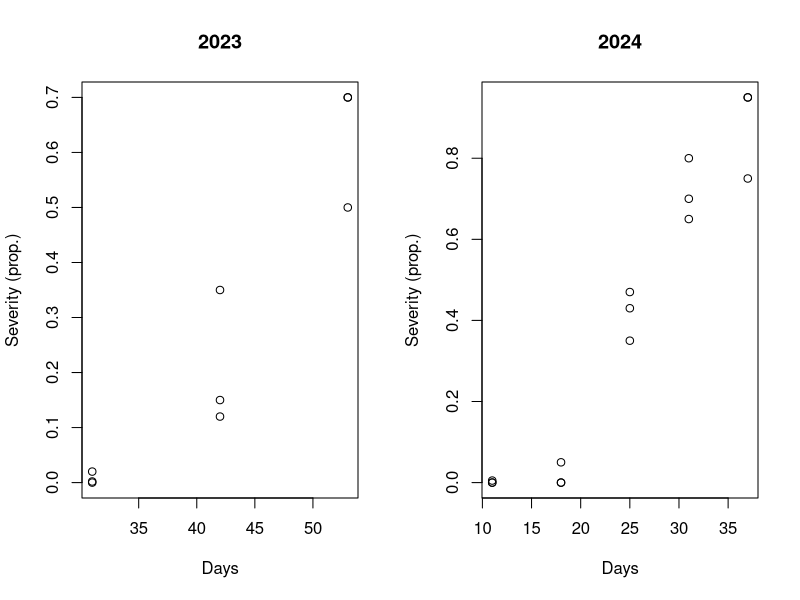
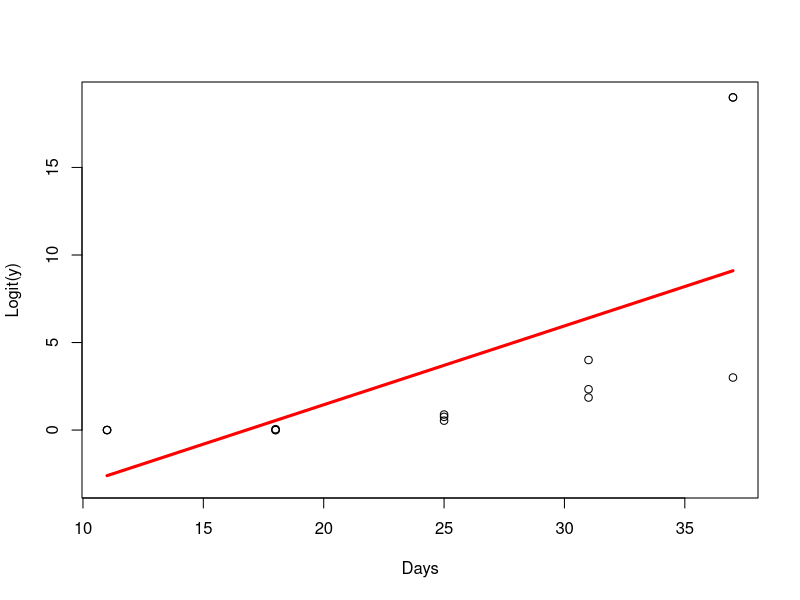
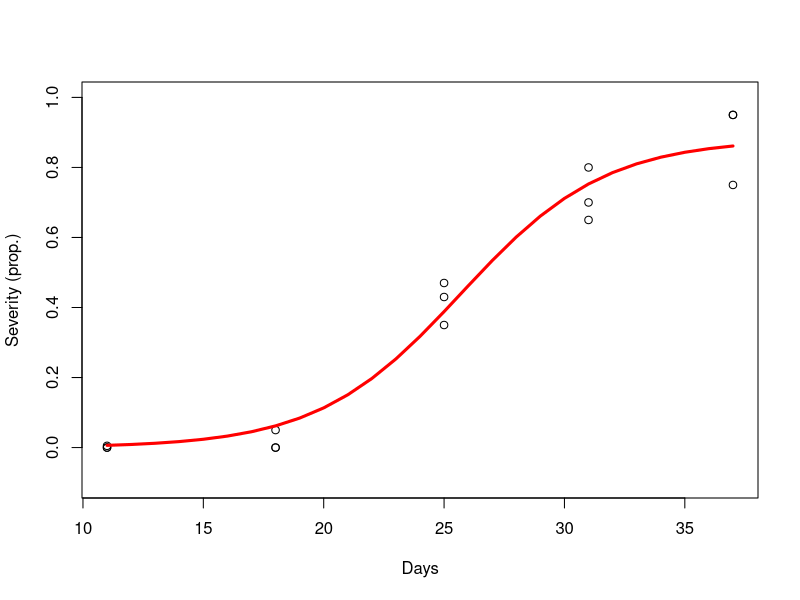
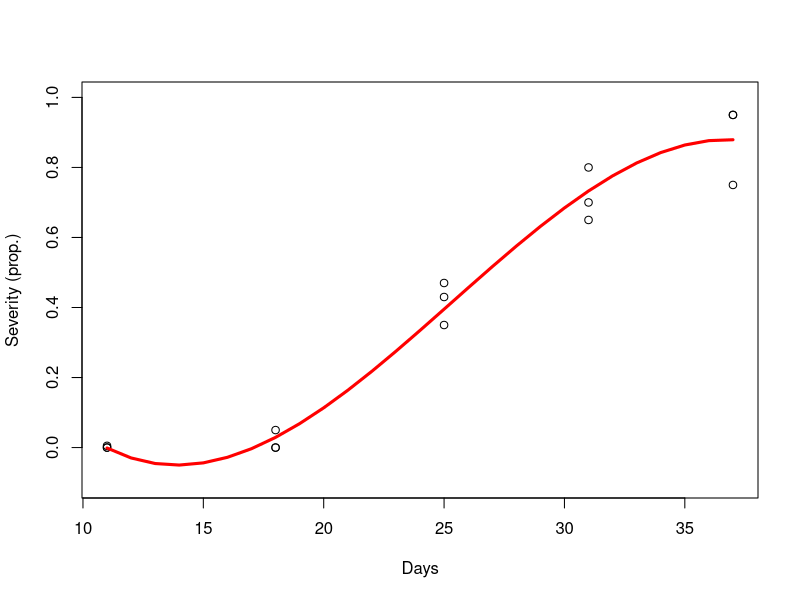
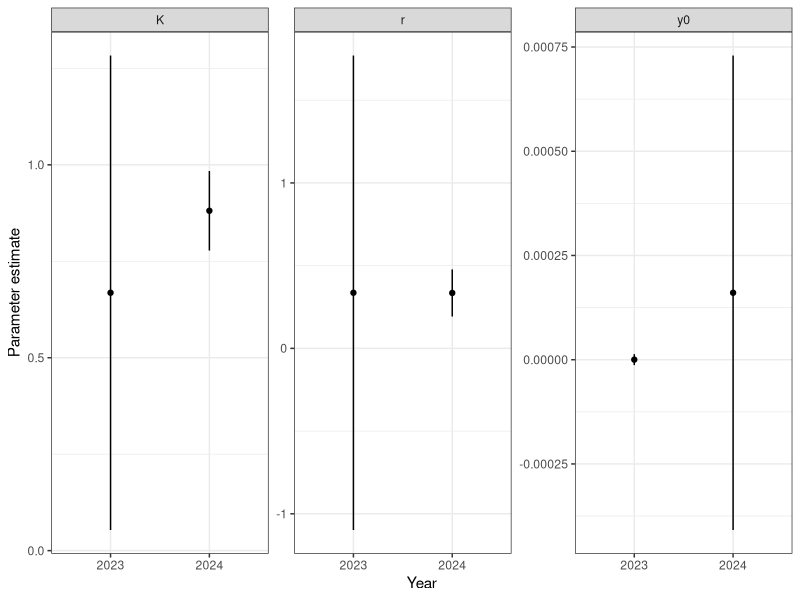
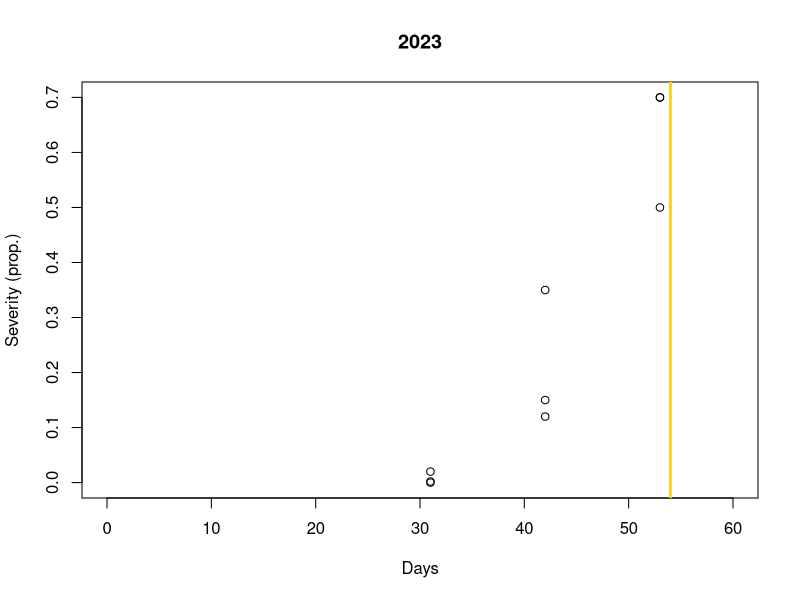
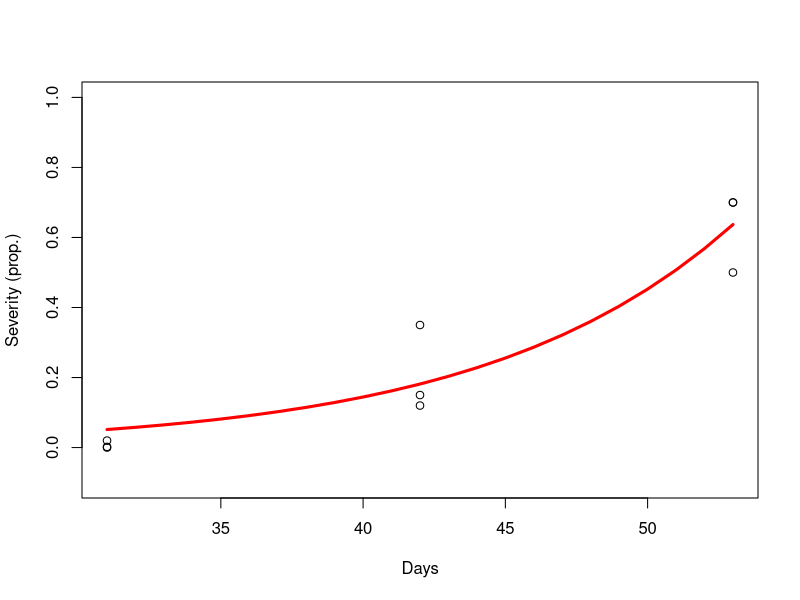
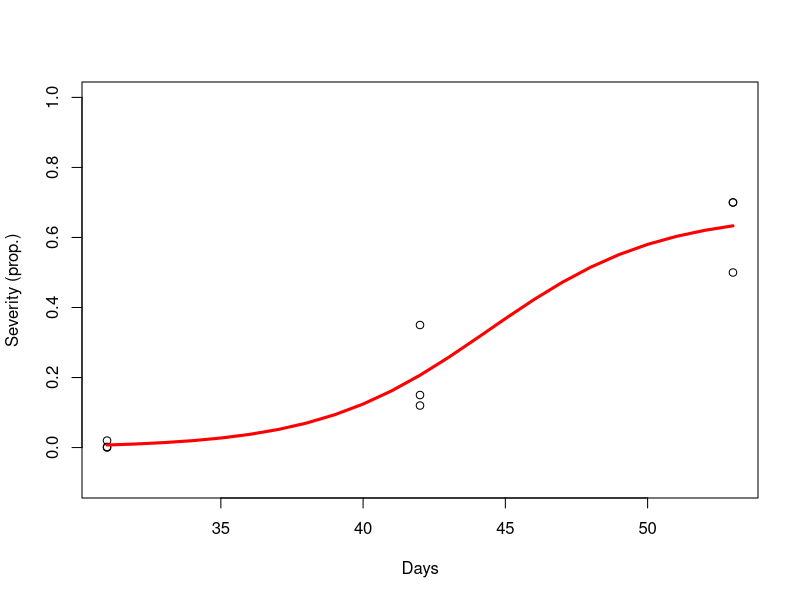

Source code (R) for these figures, in order:
## ---- chunk 1
df <- read.csv("nonlin.csv")
df$p_sev <- df$severity/100
df_a <- df[which(df$var == "a"),]

par(mfrow = c(1, 2))

plot(df_a$time[df_a$year == 2023], df_a$p_sev[df_a$year == 2023], main = "2023", xlab = "Days", ylab = "Severity (prop.)")

plot(df_a$time[df_a$year == 2024], df_a$p_sev[df_a$year == 2024], main = "2024", xlab = "Days", ylab = "Severity (prop.)")

par(mfrow = c(1, 1))
## ---- chunk 2
# Data 2024 variety a
a_24 <- df_a[which(df_a$year == 2024),]

# Logit transformation
a_24$l_sev <- a_24$p_sev/(1-a_24$p_sev) # Logit

# Fit the model
m1 <- lm(l_sev ~ time, data = a_24)

# Make predictions
m1_pred <- data.frame(
  time = seq(min(a_24$time), max(a_24$time), by = 1)
)
m1_pred$pred <- predict(m1, newdata = m1_pred)

# Plot predictions
plot(a_24$time, a_24$l_sev, ylab = "Logit(y)", xlab = "Days", ylim = c(-3, 19))
lines(m1_pred$time, m1_pred$pred, lwd = 3, col = "red")
## ---- chunk 3
# Fit the model
m2 <- nls(p_sev ~ K/(1 + ((K-y0)/y0)*exp(-r*time)), data = a_24, start = list(K = 0.7, y0 = 0.001, r = 0.2))

# Make predictions
m2_pred <- data.frame(
  time = seq(min(a_24$time), max(a_24$time), by = 1))

m2_pred$pred <- predict(m2, newdata = m2_pred)

# Plot predictions
plot(a_24$time, a_24$p_sev, ylab = "Severity (prop.)", xlab = "Days", ylim = c(-0.1, 1))
lines(m2_pred$time, m2_pred$pred, lwd = 3, col = "red")
## ---- chunk 4
# Fit the model
m3 <- lm(p_sev ~ poly(time, degree = 3), data = a_24)

# Make predictions
m3_pred <- data.frame(
  time = seq(min(a_24$time), max(a_24$time), by = 1))

m3_pred$pred <- predict(m3, newdata = m3_pred)

# Plot predictions
plot(a_24$time, a_24$p_sev, ylab = "Severity (prop.)", xlab = "Days", ylim = c(-0.1, 1))
lines(m3_pred$time, m3_pred$pred, lwd = 3, col = "red")
## ---- chunk 5
round(coef(m2)[3], 4)
## ---- chunk 6
library(ggplot2)
a_23 <- df_a[which(df_a$year == 2023),]

fit23 <- nls(p_sev ~ K/(1 + ((K-y0)/y0)*exp(-r*time)), data = a_23, start = list(K = 0.7, y0 = 0.001, r = 0.2))
fit24 <- nls(p_sev ~ K/(1 + ((K-y0)/y0)*exp(-r*time)), data = a_24, start = list(K = 0.7, y0 = 0.001, r = 0.2))

vc23 <- vcov(fit23)
vc24 <- vcov(fit24)

se23 <- sqrt(diag(vc23))
se24 <- sqrt(diag(vc24))

table_data <- data.frame(
  year = c(rep(2023, 3), rep(2024, 3)),
  par = c(rep(c("K", "y0", "r"), 2)),
  estimate = c(as.numeric(coef(fit23)[1]), as.numeric(coef(fit23)[2]), as.numeric(coef(fit23)[3]), as.numeric(coef(fit24)[1]), as.numeric(coef(fit24)[2]), as.numeric(coef(fit24)[3])),
  
  est_lb = c(as.numeric(coef(fit23)[1])-1.96*se23["K"], as.numeric(coef(fit23)[2])-1.96*se23["y0"], as.numeric(coef(fit23)[3])-1.96*se23["r"], as.numeric(coef(fit24)[1])-1.96*se24["K"], as.numeric(coef(fit24)[2])-1.96*se24["y0"], as.numeric(coef(fit24)[3])-1.96*se24["r"]),
  
  est_ub = c(as.numeric(coef(fit23)[1])+1.96*se23["K"], as.numeric(coef(fit23)[2])+1.96*se23["y0"], as.numeric(coef(fit23)[3])+1.96*se23["r"], as.numeric(coef(fit24)[1])+1.96*se24["K"], as.numeric(coef(fit24)[2])+1.96*se24["y0"], as.numeric(coef(fit24)[3])+1.96*se24["r"])
)

ggplot(table_data, aes(as.factor(year), estimate)) +
  geom_linerange(aes(ymin = est_lb, ymax = est_ub)) +
  geom_point() +
  facet_wrap(~par, scales = "free_y") +
  theme_bw() +
  ylab("Parameter estimate") +
  xlab("Year")
## ---- chunk 7
vcov_m23 <- vcov(fit23)
cor_m23 <- cov2cor(vcov_m23)
cor_m23
## ---- chunk 8
vcov_m24 <- vcov(fit24)
cor_m24 <- cov2cor(vcov_m24)
cor_m24
## ---- chunk 9
plot(df_a$time[df_a$year == 2023], df_a$p_sev[df_a$year == 2023], main = "2023", xlab = "Days", ylab = "Severity (prop.)", xlim = c(0, 60))
abline(v = max(df_a$time[df_a$year == 2023]) + 1, lwd = 3, col = "gold")
## ---- chunk 10
# Data variety a, 2023
a_23 <- df[which(df$var == "a" & df$year == 2023),]

# Fit the model
m4 <- nls(p_sev ~ 100/(1 + ((100-y0)/y0)*exp(-r*time)), data = a_23, start = list(y0 = 0.001, r = 0.2))

# Make predictions
m4_pred <- data.frame(
  time = seq(min(a_23$time), max(a_23$time))
)

m4_pred$pred <- predict(m4, newdata = m4_pred)

# Plot predictions
plot(a_23$time, a_23$p_sev, ylab = "Severity (prop.)", xlab = "Days", ylim = c(-0.1, 1))
lines(m4_pred$time, m4_pred$pred, lwd = 3, col = 'red')
## ---- chunk 11
# Fit the model
m5 <- nls(p_sev ~ K/(1 + ((K-y0)/y0)*exp(-r*time)), data = a_23, start = list(K = 0.7, y0 = 0.001, r = 0.2))

# Make predictions
m5_pred <- data.frame(
  time = seq(min(a_23$time), max(a_23$time))
)

m5_pred$pred <- predict(m5, newdata = m5_pred)

# Plot predictions
plot(a_23$time, a_23$p_sev, ylab = "Severity (prop.)", xlab = "Days", ylim = c(-0.1, 1))
lines(m5_pred$time, m5_pred$pred, lwd = 3, col = 'red')
## ---- chunk 12
vc4 <- vcov(m4)
vc5 <- vcov(m5)

se4 <- sqrt(diag(vc4))
se5 <- sqrt(diag(vc5))

table_data <- data.frame(
  models = c(rep("K = 1", 3), rep("K Est.", 3)),
  par = c(rep(c("K", "y0", "r"), 2)),
  
  estimate = c(1, as.numeric(coef(m4)[1]), as.numeric(coef(m4)[2]), as.numeric(coef(m5)[1]), as.numeric(coef(m5)[2]), as.numeric(coef(m5)[3])),
  
  est_lb = c(1, as.numeric(coef(m4)[1])-1.96*se4["y0"], as.numeric(coef(m4)[2])-1.96*se4["r"], as.numeric(coef(m5)[1])-1.96*se5["K"], as.numeric(coef(m5)[2])-1.96*se5["y0"], as.numeric(coef(m5)[3])-1.96*se5["r"]),
  
  est_ub = c(1, as.numeric(coef(m4)[1])+1.96*se4["y0"], as.numeric(coef(m4)[2])+1.96*se4["r"], as.numeric(coef(m5)[1])+1.96*se5["K"], as.numeric(coef(m5)[2])+1.96*se5["y0"], as.numeric(coef(m5)[3])+1.96*se5["r"])
)

ggplot(table_data, aes(as.factor(models), estimate)) +
  geom_linerange(aes(ymin = est_lb, ymax = est_ub)) +
  geom_point() +
  facet_wrap(~par, scales = "free_y") +
  theme_bw() +
  ylab("Parameter estimate") +
  xlab("Year")
## ---- chunk 13
# Trasnform the data with the logit transformation
a_23$l_sev <- a_23$p_sev/(1-a_23$p_sev)

# Fit the linear model
m6 <- lm(l_sev ~ time, data = a_23)

# Make predictions
m6_pred <- data.frame(
  time = seq(min(a_23$time), max(a_23$time), by = 1)
)

m6_pred$pred <- predict(m6, newdata = m6_pred)

# Plot predictions
plot(a_23$time, a_23$l_sev, ylab = "Logit(y)", xlab = "Days", ylim = c(-1, 3))
lines(m6_pred$time, m6_pred$pred, lwd = 3, col = "red")
## ---- chunk 14
b1 <- as.numeric(coef(m6)[2])
se6 <- sqrt(diag(vcov(m6)))
lb_b1 <- as.numeric(b1 - 1.96*se6["time"])
ub_b1 <- as.numeric(b1 + 1.96*se6["time"])

print(paste("Estimate:", round(b1, 4), "Lower:", round(lb_b1, 4), "Upper:", round(ub_b1, 4)))
## ---- chunk 15
library(knitr)
library(kableExtra)

df_table <- data.frame(
  Parameter = c("b1", "r"),
  Estimate = c(b1, round(table_data$estimate[6], 4)),
  L.CI = c(lb_b1, round(table_data$est_lb[6], 4)),
  U.CI = c(ub_b1, round(table_data$est_ub[6], 4))
)

knitr::kable(df_table, align = "c") %>%
  kable_styling(full_width = TRUE, position = "center")
